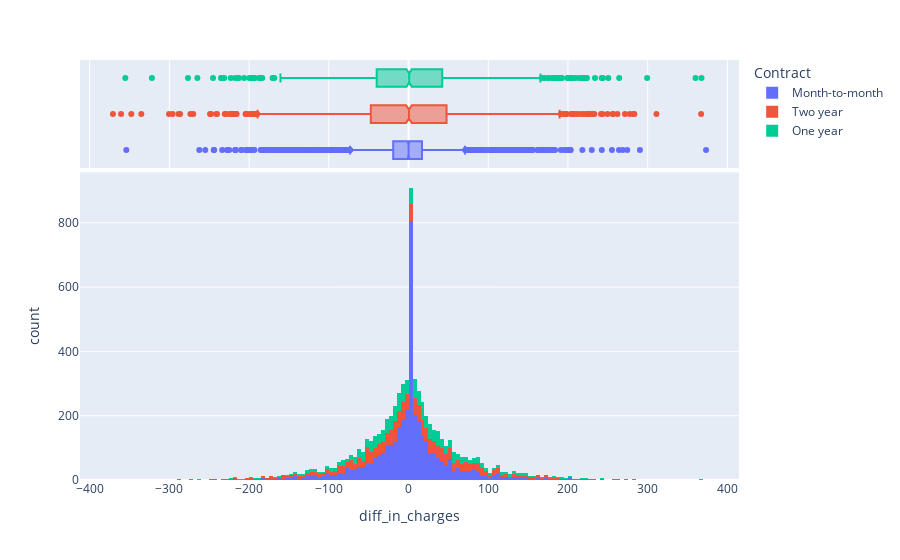

Here is the notebook cell this chart was saved with:
### Code cell
# Then we can check if it works!
fig = px.histogram(df, x="diff_in_charges", color='Contract', marginal="box")
fig.show()

### Figure 1 — Plotly figure (JSON) as saved in the notebook; plotly's stock layout.template omitted (floating-point values rounded to 4 significant figures; data arrays with more than 128 entries replaced by an {"elided": "..."} marker saying what was removed)
{"data": [{"alignmentgroup": "True", "bingroup": "x", "hovertemplate": "Contract=Month-to-month<br>diff_in_charges=%{x}<br>count=%{y}<extra></extra>", "legendgroup": "Month-to-month", "marker": {"color": "#636efa", "pattern": {"shape": ""}}, "name": "Month-to-month", "offsetgroup": "Month-to-month", "orientation": "v", "showlegend": true, "x": {"elided": "3875 float values"}, "xaxis": "x", "yaxis": "y", "type": "histogram"}, {"alignmentgroup": "True", "hovertemplate": "Contract=Month-to-month<br>diff_in_charges=%{x}<extra></extra>", "legendgroup": "Month-to-month", "marker": {"color": "#636efa"}, "name": "Month-to-month", "notched": true, "offsetgroup": "Month-to-month", "showlegend": false, "x": {"elided": "3875 float values"}, "xaxis": "x2", "yaxis": "y2", "type": "box"}, {"alignmentgroup": "True", "bingroup": "x", "hovertemplate": "Contract=Two year<br>diff_in_charges=%{x}<br>count=%{y}<extra></extra>", "legendgroup": "Two year", "marker": {"color": "#EF553B", "pattern": {"shape": ""}}, "name": "Two year", "offsetgroup": "Two year", "orientation": "v", "showlegend": true, "x": {"elided": "1695 float values"}, "xaxis": "x", "yaxis": "y", "type": "histogram"}, {"alignmentgroup": "True", "hovertemplate": "Contract=Two year<br>diff_in_charges=%{x}<extra></extra>", "legendgroup": "Two year", "marker": {"color": "#EF553B"}, "name": "Two year", "notched": true, "offsetgroup": "Two year", "showlegend": false, "x": {"elided": "1695 float values"}, "xaxis": "x2", "yaxis": "y2", "type": "box"}, {"alignmentgroup": "True", "bingroup": "x", "hovertemplate": "Contract=One year<br>diff_in_charges=%{x}<br>count=%{y}<extra></extra>", "legendgroup": "One year", "marker": {"color": "#00cc96", "pattern": {"shape": ""}}, "name": "One year", "offsetgroup": "One year", "orientation": "v", "showlegend": true, "x": {"elided": "1473 float values"}, "xaxis": "x", "yaxis": "y", "type": "histogram"}, {"alignmentgroup": "True", "hovertemplate": "Contract=One year<br>diff_in_charges=%{x}<extra></extra>", "legendgroup": "One year", "marker": {"color": "#00cc96"}, "name": "One year", "notched": true, "offsetgroup": "One year", "showlegend": false, "x": {"elided": "1473 float values"}, "xaxis": "x2", "yaxis": "y2", "type": "box"}], "layout": {"xaxis": {"anchor": "y", "domain": [0.0, 1.0], "title": {"text": "diff_in_charges"}}, "yaxis": {"anchor": "x", "domain": [0.0, 0.7326], "title": {"text": "count"}}, "xaxis2": {"anchor": "y2", "domain": [0.0, 1.0], "matches": "x", "showticklabels": false, "showgrid": true}, "yaxis2": {"anchor": "x2", "domain": [0.7426, 1.0], "matches": "y2", "showticklabels": false, "showline": false, "ticks": "", "showgrid": false}, "legend": {"title": {"text": "Contract"}, "tracegroupgap": 0}, "margin": {"t": 60}, "barmode": "relative"}}
